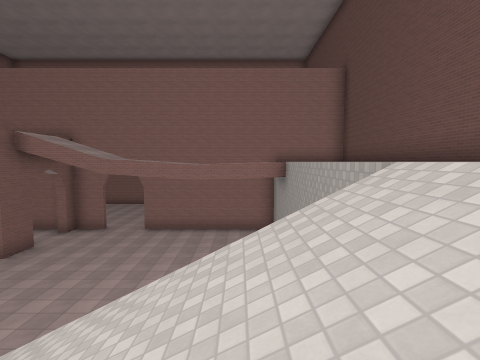
[1] (above)

16 first-person views from a walk through a Godot game level. The camera is 1.5 m above the floor, tilts 4° down and sees 85° across. The floor is counted in squares, 2 m on a side. Each view is taken from the middle of a square. On the plan, view 1 faces up. The plan holds only what a view shows up to about 9 squares ahead; the rest is blank. The place goes on beyond the plan. Surface patterns are stand-ins for the level's own textures.

[2]
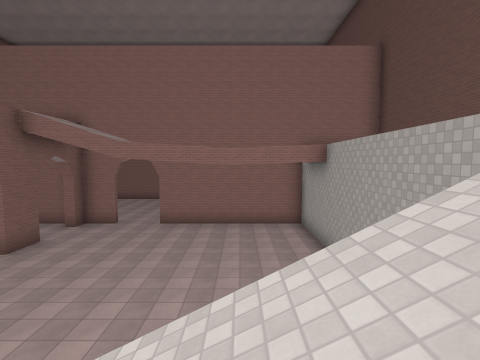

[3]
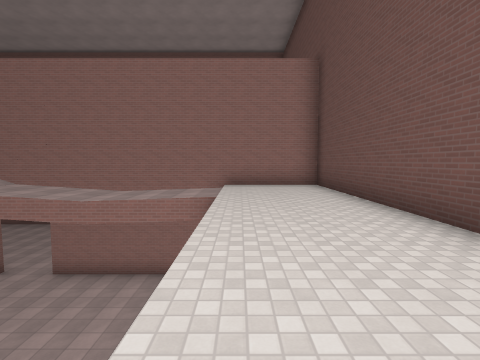

[4]
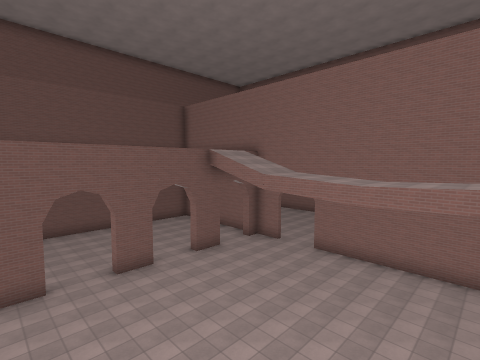

[5]
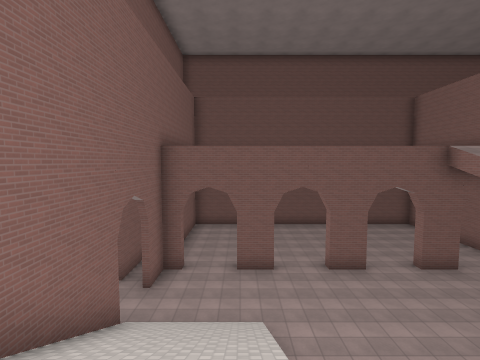

[6]
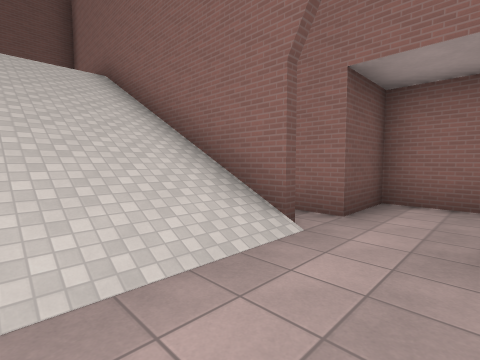

[7]
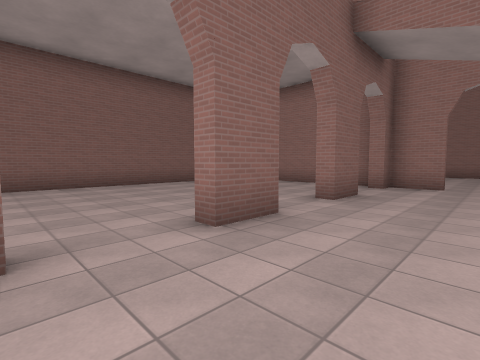

[8]
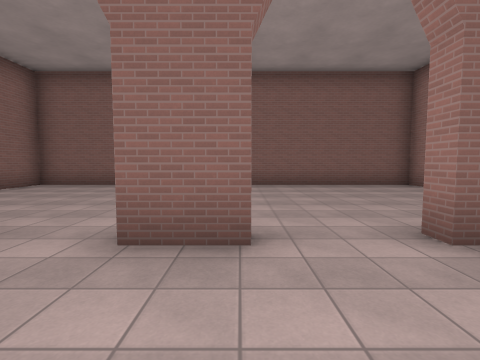

[9]
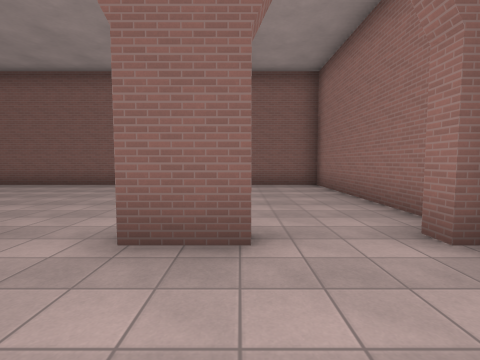

[10]
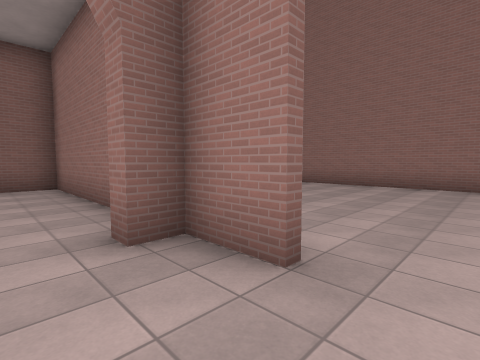

[11]
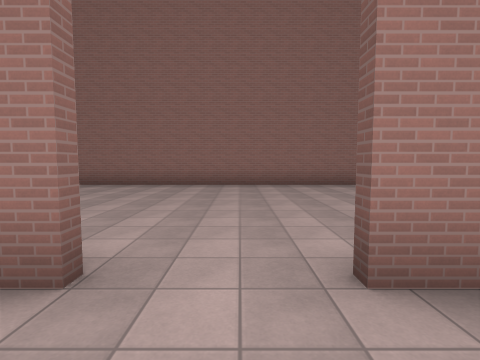

[12]
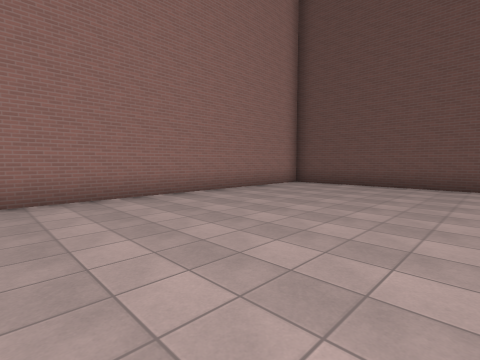

[13]
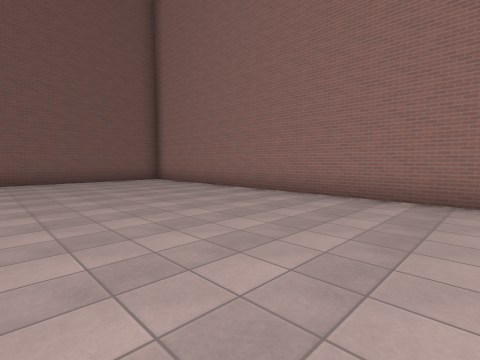

[14]
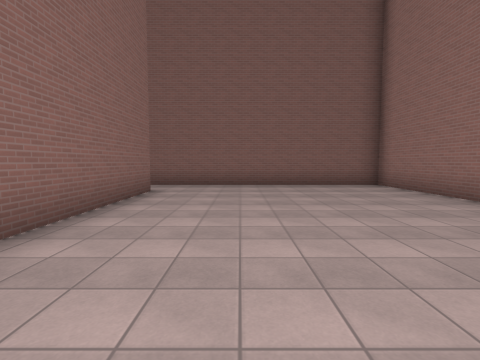

[15]
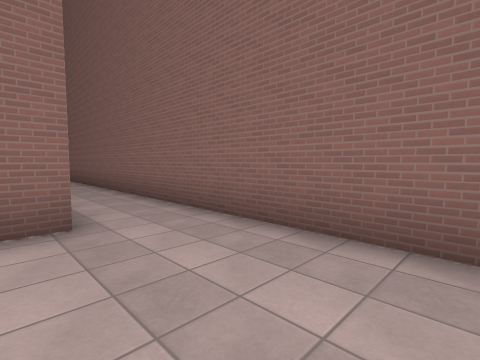

[16]
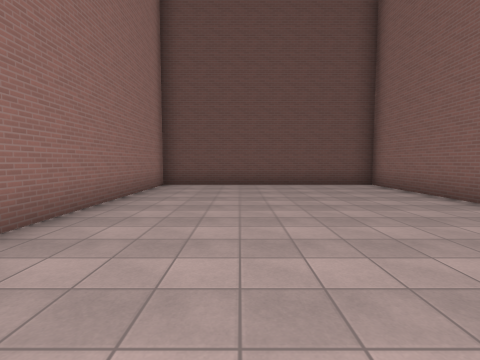

### Floor plan
Key: @ floor where view 1 was taken; # wall or solid block; . main floor; : floor 6 m higher than the main floor; / step, stairs or slope.
Columns run from 16 left of view 1 to 5 right of it. Each row starts with its distance up from view 1.
 19 ######################
 18 #....................#
 17 #....................#
 16 #....................#
 15 #....................#
 14 #....................#
 13 #....................#
 12 #.########..##########
 11 #.#.....#.........:::#
 10 #.#...............:::#
  9 #.#.....#.........:::#
  8 #.#.....#.........:::#
  7 #.#.............. :::#
  6 #.#.....#.......  :::#
  5 #.#.....#......   :::#
  4   #...........    ::
  3   #.....#.....    :
  2   #.....#...//////
  1   #.... ....//////
  0   #...  #...////@/
 -1   ###   ##..#########
 -2         ##..#
 -3          ####

Positions as (right, up) in squares from view 1, and headings:
1: (0, 0), facing up
2: (-1, 1), facing up
3: (2, 3), facing up
4: (1, 2), facing up-left
5: (1, 2), facing left
6: (-6, 2), facing down-right
7: (-5, 3), facing up-left
8: (-5, 6), facing left
9: (-5, 9), facing left
10: (-5, 10), facing up-left
11: (-5, 10), facing up
12: (-4, 13), facing up-right
13: (-5, 13), facing up-left
14: (-7, 14), facing left
15: (-13, 15), facing down-left
16: (-4, 16), facing right
